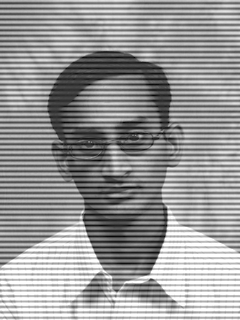
#> input picture Catalogue 2/MetodosIsaac/image_gauss.png, 240 x 320 px
$ python gaussRBFilter.py
#> lines starting #> are read from the running program, lines starting #| are printed output that depends on the picture
#> further down, I is the input picture: shape (320, 240); min 1, max 255, mean 151.2
import imageio
import matplotlib.pyplot as plt
import numpy as np


def gaussRBFilter(I):
    #Get the size of the image
    M = I.shape[0]
#> M = 320
    N = I.shape[1]
#> N = 240
    #Get the Fourier Transform of the image
    fourierTransform = np.fft.fftshift(np.fft.fft2(I[:,:]))
    #Asign the cut-off frequency
    D0 = 58
    W = 10
    #Get Euclidean Distance
    D = np.zeros([M, N])
    for u in range(M):
        for v in range(N):
            # Calculo de distancias
            D_temp = np.sqrt(u ** 2 + v ** 2)
            D[u, v] = 1-np.exp(-(1/2)*((D_temp**2-D0**2)/(D_temp*W))**2)
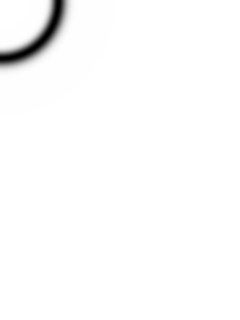
#> D: shape (320, 240) float64; min 0, max 1, mean 0.985

    H = D
    #Realizacion de la mascara
    m_masc = H.shape[0]
#> m_masc = 320
    n_masc = H.shape[1]
#> n_masc = 240

    for x in range(int(m_masc / 2)):
        for y in range(int(n_masc / 2)):
            H[m_masc - x - 1, n_masc - y - 1] = H[x, y]
            H[m_masc - x - 1, y] = H[x, y]
            H[x, n_masc - y - 1] = H[x, y]
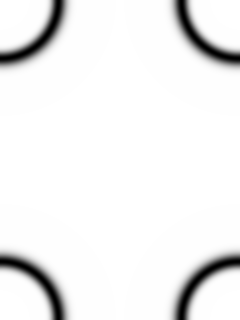
#> H: shape (320, 240) float64; min 0, max 1, mean 0.939

    H = np.fft.fftshift(H)

    G_T = fourierTransform * H

    G = np.fft.fftshift(G_T)

    I_f = np.fft.ifft2(G)
    plt.figure()
    # Imagen original
    plt.subplot(1, 2, 1), plt.title("Imagen original")
    plt.imshow(I, cmap='gray')
    # Imagen con fft2 inversa
    plt.subplot(1, 2, 2), plt.title("Imagen con filtro RB de Gauss")
    plt.imshow(np.uint8(np.abs(I_f)), cmap='gray')
    plt.show()
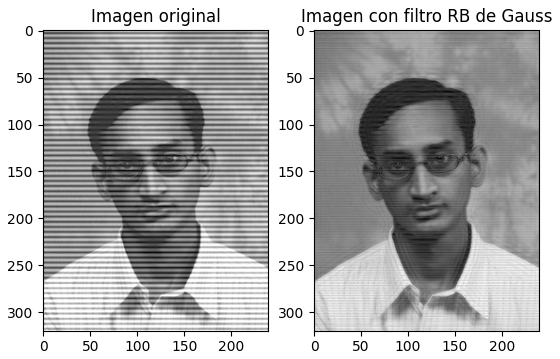
#> figure drawn by matplotlib, 2 panels

I = imageio.imread("image_gauss.png")
gaussRBFilter(I)

$ run again, with Catalogue 2/MetodosIsaac/image.png copied over Catalogue 2/MetodosIsaac/image_gauss.png
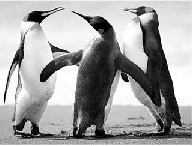
#> input picture Catalogue 2/MetodosIsaac/image.png, 192 x 146 px
#> I is the input picture: shape (146, 192); min 0, max 255, mean 160.6
#> after the loop in gaussRBFilter, `for x in range(int(m_masc / 2)):`:
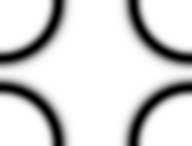
#> H: shape (146, 192) float64; min 0, max 1, mean 0.834
#> in gaussRBFilter, `plt.show()`:
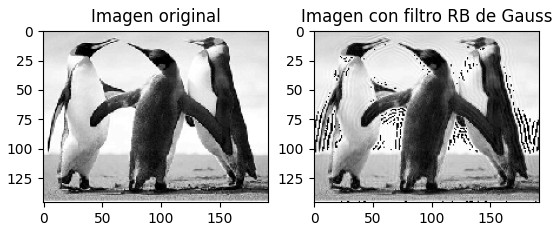
#> figure drawn by matplotlib, 2 panels

$ run again, with Catalogue 2/MetodosIsaac/filename.jpg saved as Catalogue 2/MetodosIsaac/image_gauss.png
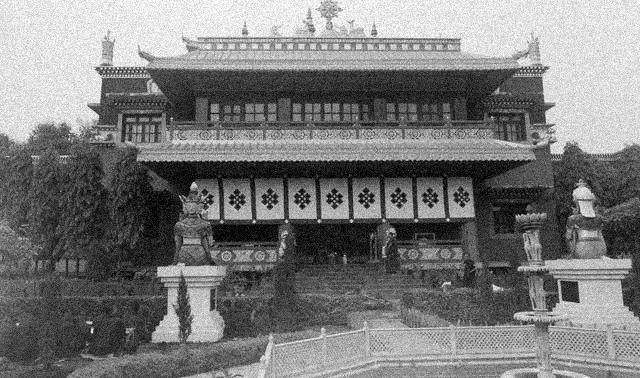
#> input picture Catalogue 2/MetodosIsaac/filename.jpg, 640 x 378 px
#> I is the input picture: shape (378, 640); min 0, max 255, mean 122.9
#> after the loop in gaussRBFilter, `for x in range(int(m_masc / 2)):`:
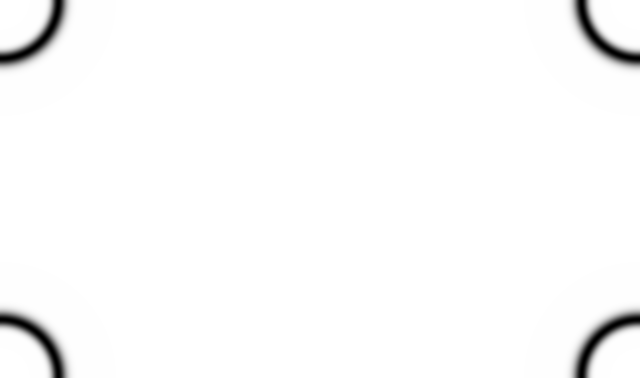
#> H: shape (378, 640) float64; min 0, max 1, mean 0.981
#> in gaussRBFilter, `plt.show()`:
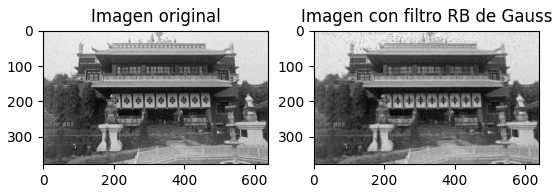
#> figure drawn by matplotlib, 2 panels
